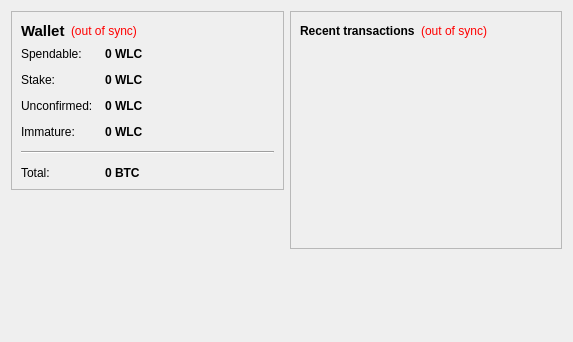
<?xml version="1.0" encoding="UTF-8"?>
<ui version="4.0">
 <class>OverviewPage</class>
 <widget class="QWidget" name="OverviewPage">
  <property name="geometry">
   <rect>
    <x>0</x>
    <y>0</y>
    <width>573</width>
    <height>342</height>
   </rect>
  </property>
  <property name="windowTitle">
   <string>Form</string>
  </property>
  <layout class="QHBoxLayout" name="horizontalLayout" stretch="1,1">
   <item>
    <layout class="QVBoxLayout" name="verticalLayout_2">
     <item>
      <widget class="QFrame" name="frame">
       <property name="frameShape">
        <enum>QFrame::StyledPanel</enum>
       </property>
       <property name="frameShadow">
        <enum>QFrame::Raised</enum>
       </property>
       <layout class="QVBoxLayout" name="verticalLayout_4">
        <item>
         <layout class="QHBoxLayout" name="horizontalLayout_4">
          <item>
           <widget class="QLabel" name="label_5">
            <property name="font">
             <font>
              <pointsize>11</pointsize>
              <weight>75</weight>
              <bold>true</bold>
             </font>
            </property>
            <property name="text">
             <string>Wallet</string>
            </property>
           </widget>
          </item>
          <item>
           <widget class="QLabel" name="labelWalletStatus">
            <property name="toolTip">
             <string>The displayed information may be out of date. Your wallet automatically synchronizes with the WALLCOIN network after a connection is established, but this process has not completed yet.</string>
            </property>
            <property name="styleSheet">
             <string notr="true">QLabel { color: red; }</string>
            </property>
            <property name="text">
             <string notr="true">(out of sync)</string>
            </property>
            <property name="alignment">
             <set>Qt::AlignLeading|Qt::AlignLeft|Qt::AlignVCenter</set>
            </property>
           </widget>
          </item>
          <item>
           <spacer name="horizontalSpacer_2">
            <property name="orientation">
             <enum>Qt::Horizontal</enum>
            </property>
            <property name="sizeHint" stdset="0">
             <size>
              <width>40</width>
              <height>20</height>
             </size>
            </property>
           </spacer>
          </item>
         </layout>
        </item>
        <item>
         <layout class="QFormLayout" name="formLayout_2">
          <property name="fieldGrowthPolicy">
           <enum>QFormLayout::AllNonFixedFieldsGrow</enum>
          </property>
          <property name="horizontalSpacing">
           <number>12</number>
          </property>
          <property name="verticalSpacing">
           <number>12</number>
          </property>
          <item row="0" column="0">
           <widget class="QLabel" name="label">
            <property name="text">
             <string>Spendable:</string>
            </property>
           </widget>
          </item>
          <item row="0" column="1">
           <widget class="QLabel" name="labelBalance">
            <property name="font">
             <font>
              <weight>75</weight>
              <bold>true</bold>
             </font>
            </property>
            <property name="cursor">
             <cursorShape>IBeamCursor</cursorShape>
            </property>
            <property name="toolTip">
             <string>Your current spendable balance</string>
            </property>
            <property name="text">
             <string notr="true">0 WLC</string>
            </property>
            <property name="textInteractionFlags">
             <set>Qt::LinksAccessibleByMouse|Qt::TextSelectableByKeyboard|Qt::TextSelectableByMouse</set>
            </property>
           </widget>
          </item>
          <item row="1" column="0">
           <widget class="QLabel" name="label_6">
            <property name="text">
             <string>Stake:</string>
            </property>
           </widget>
          </item>
          <item row="1" column="1">
           <widget class="QLabel" name="labelStake">
            <property name="font">
             <font>
              <weight>75</weight>
              <bold>true</bold>
             </font>
            </property>
            <property name="cursor">
             <cursorShape>IBeamCursor</cursorShape>
            </property>
            <property name="toolTip">
             <string>Total of coins that was staked, and do not yet count toward the current balance</string>
            </property>
            <property name="text">
             <string notr="true">0 WLC</string>
            </property>
            <property name="textInteractionFlags">
             <set>Qt::LinksAccessibleByMouse|Qt::TextSelectableByKeyboard|Qt::TextSelectableByMouse</set>
            </property>
           </widget>
          </item>
          <item row="2" column="0">
           <widget class="QLabel" name="label_3">
            <property name="text">
             <string>Unconfirmed:</string>
            </property>
           </widget>
          </item>
          <item row="2" column="1">
           <widget class="QLabel" name="labelUnconfirmed">
            <property name="font">
             <font>
              <weight>75</weight>
              <bold>true</bold>
             </font>
            </property>
            <property name="cursor">
             <cursorShape>IBeamCursor</cursorShape>
            </property>
            <property name="toolTip">
             <string>Total of transactions that have yet to be confirmed, and do not yet count toward the current balance</string>
            </property>
            <property name="text">
             <string notr="true">0 WLC</string>
            </property>
            <property name="textInteractionFlags">
             <set>Qt::LinksAccessibleByMouse|Qt::TextSelectableByKeyboard|Qt::TextSelectableByMouse</set>
            </property>
           </widget>
          </item>
          <item row="3" column="0">
           <widget class="QLabel" name="labelImmatureText">
            <property name="text">
             <string>Immature:</string>
            </property>
           </widget>
          </item>
          <item row="3" column="1">
           <widget class="QLabel" name="labelImmature">
            <property name="font">
             <font>
              <weight>75</weight>
              <bold>true</bold>
             </font>
            </property>
            <property name="toolTip">
             <string>Mined balance that has not yet matured</string>
            </property>
            <property name="text">
             <string notr="true">0 WLC</string>
            </property>
            <property name="textInteractionFlags">
             <set>Qt::LinksAccessibleByMouse|Qt::TextSelectableByKeyboard|Qt::TextSelectableByMouse</set>
            </property>
           </widget>
          </item>
          <item row="4" column="0" colspan="2">
           <widget class="Line" name="line">
            <property name="orientation">
             <enum>Qt::Horizontal</enum>
            </property>
           </widget>
          </item>
          <item row="5" column="0">
           <widget class="QLabel" name="labelTotalText">
            <property name="text">
             <string>Total:</string>
            </property>
           </widget>
          </item>
          <item row="5" column="1">
           <widget class="QLabel" name="labelTotal">
            <property name="font">
             <font>
              <weight>75</weight>
              <bold>true</bold>
             </font>
            </property>
            <property name="cursor">
             <cursorShape>IBeamCursor</cursorShape>
            </property>
            <property name="toolTip">
             <string>Your current total balance</string>
            </property>
            <property name="text">
             <string notr="true">0 BTC</string>
            </property>
            <property name="textInteractionFlags">
             <set>Qt::LinksAccessibleByMouse|Qt::TextSelectableByKeyboard|Qt::TextSelectableByMouse</set>
            </property>
           </widget>
          </item>
         </layout>
        </item>
       </layout>
      </widget>
     </item>
     <item>
      <spacer name="verticalSpacer">
       <property name="orientation">
        <enum>Qt::Vertical</enum>
       </property>
       <property name="sizeHint" stdset="0">
        <size>
         <width>20</width>
         <height>40</height>
        </size>
       </property>
      </spacer>
     </item>
    </layout>
   </item>
   <item>
    <layout class="QVBoxLayout" name="verticalLayout_3">
     <item>
      <widget class="QFrame" name="frame_2">
       <property name="frameShape">
        <enum>QFrame::StyledPanel</enum>
       </property>
       <property name="frameShadow">
        <enum>QFrame::Raised</enum>
       </property>
       <layout class="QVBoxLayout" name="verticalLayout">
        <item>
         <layout class="QHBoxLayout" name="horizontalLayout_2">
          <item>
           <widget class="QLabel" name="label_4">
            <property name="text">
             <string>&lt;b&gt;Recent transactions&lt;/b&gt;</string>
            </property>
           </widget>
          </item>
          <item>
           <widget class="QLabel" name="labelTransactionsStatus">
            <property name="toolTip">
             <string>The displayed information may be out of date. Your wallet automatically synchronizes with the WALLCOIN network after a connection is established, but this process has not completed yet.</string>
            </property>
            <property name="styleSheet">
             <string notr="true">QLabel { color: red; }</string>
            </property>
            <property name="text">
             <string notr="true">(out of sync)</string>
            </property>
            <property name="alignment">
             <set>Qt::AlignRight|Qt::AlignTrailing|Qt::AlignVCenter</set>
            </property>
           </widget>
          </item>
          <item>
           <spacer name="horizontalSpacer">
            <property name="orientation">
             <enum>Qt::Horizontal</enum>
            </property>
            <property name="sizeHint" stdset="0">
             <size>
              <width>40</width>
              <height>20</height>
             </size>
            </property>
           </spacer>
          </item>
         </layout>
        </item>
        <item>
         <widget class="QListView" name="listTransactions">
          <property name="styleSheet">
           <string notr="true">QListView { background: transparent; }</string>
          </property>
          <property name="frameShape">
           <enum>QFrame::NoFrame</enum>
          </property>
          <property name="verticalScrollBarPolicy">
           <enum>Qt::ScrollBarAlwaysOff</enum>
          </property>
          <property name="horizontalScrollBarPolicy">
           <enum>Qt::ScrollBarAlwaysOff</enum>
          </property>
          <property name="selectionMode">
           <enum>QAbstractItemView::NoSelection</enum>
          </property>
         </widget>
        </item>
       </layout>
      </widget>
     </item>
     <item>
      <spacer name="verticalSpacer_2">
       <property name="orientation">
        <enum>Qt::Vertical</enum>
       </property>
       <property name="sizeHint" stdset="0">
        <size>
         <width>20</width>
         <height>40</height>
        </size>
       </property>
      </spacer>
     </item>
    </layout>
   </item>
  </layout>
 </widget>
 <resources/>
 <connections/>
</ui>
